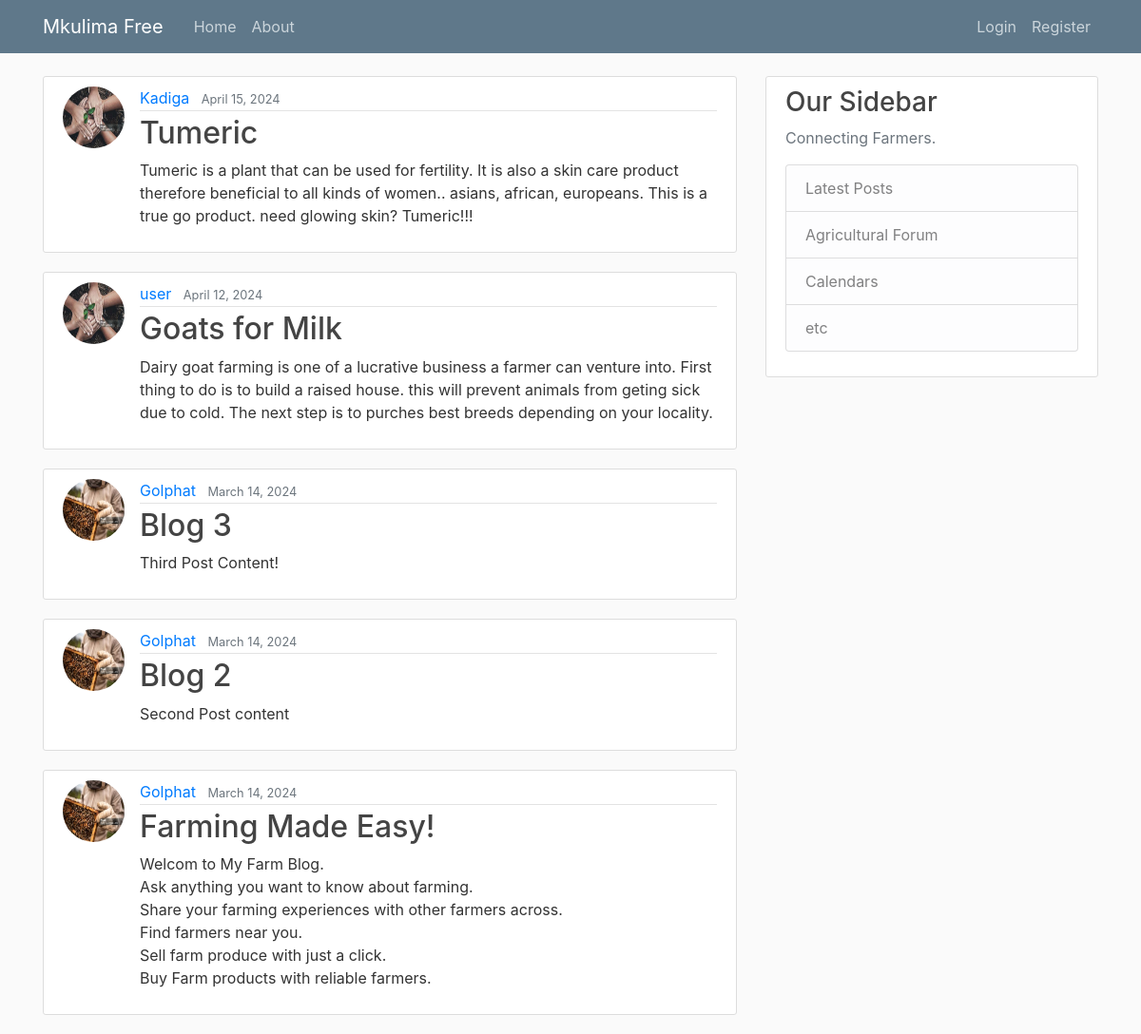
Before: / with the older database file.
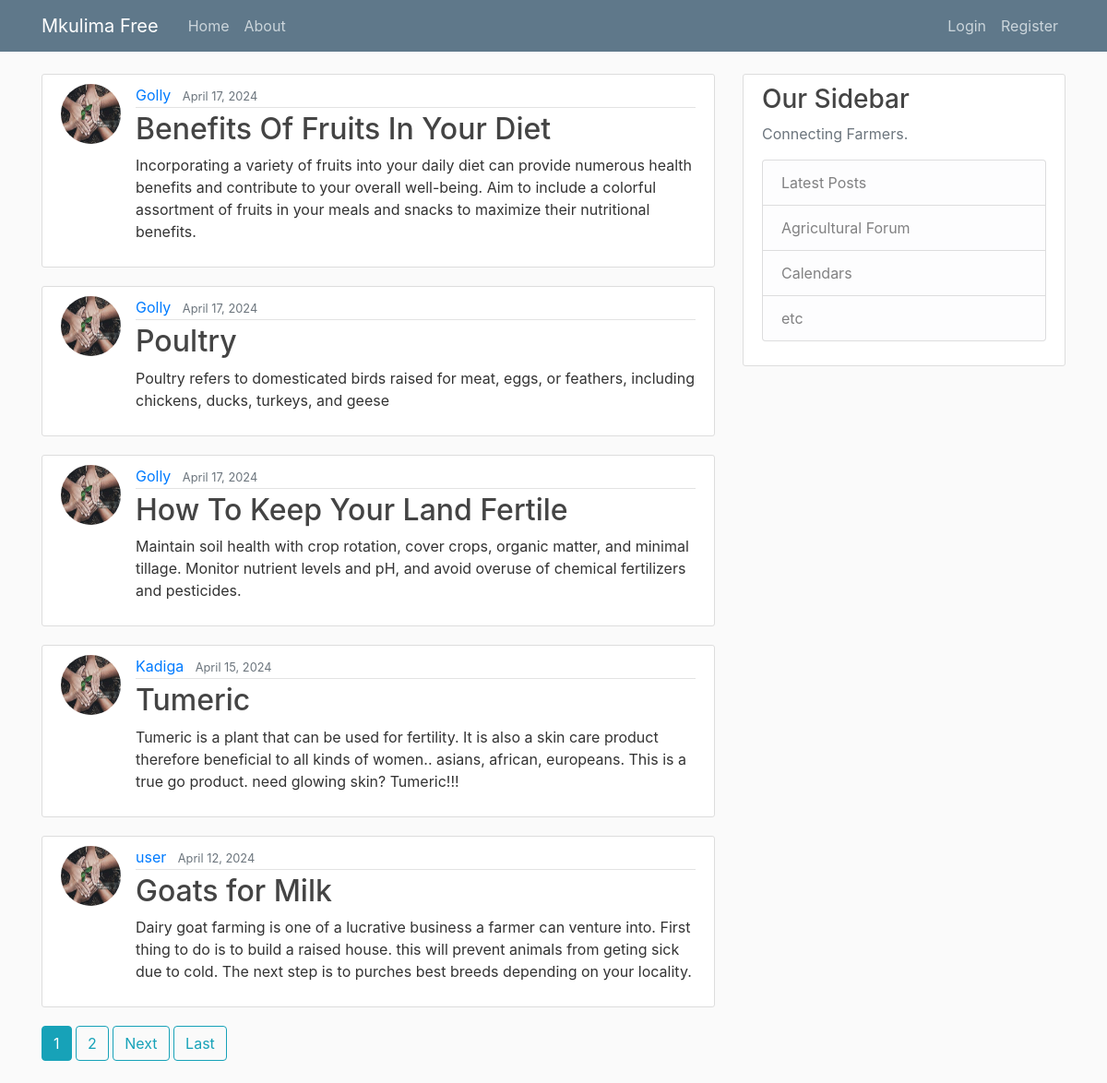
After: the same page with the newer database file.
### blog/models.py (models this page shows, shortened)
class Post(models.Model):
    title = models.CharField(max_length=100)
    content = models.TextField()
    date_posted = models.DateTimeField(default=timezone.now)
    author = models.ForeignKey(User, on_delete=models.CASCADE, related_name='blog_posts')

### users/models.py (models this page shows, shortened)
class Profile(models.Model):
    user = models.OneToOneField(User, on_delete=models.CASCADE)
    image = models.ImageField(default='default.jpg', upload_to='profile_pics')

### blog/views.py (the view)
# urls.py: path('', PostListView.as_view(), name='blog-home'),
class PostListView(ListView):
    model = Post
    template_name = 'blog/home.html'
    context_object_name = 'posts'
    ordering = ['-date_posted']
    paginate_by = 5

### blog/templates/blog/home.html (shortened to what this page needs)
{% extends "blog/base.html" %}
{% block content %}
    {% for post in posts %}
        <article class="media content-section">
          <img class="rounded-circle article-img" src="{{ post.author.profile.image.url }}">
          <div class="media-body">
            <div class="article-metadata">
              <a class="mr-2" href="{% url 'user-posts' post.author.username %}">{{ post.author }}</a>
              <small class="text-muted">{{ post.date_posted|date:"F d, Y" }}</small>
            </div>
            <h2><a class="article-title" href="{% url 'post-detail' post.id %}">{{ post.title }}</a></h2>
            <p class="article-content">{{ post.content }}</p>
          </div>
        </article>
    {% endfor %}
    {% if is_paginated %}
      {% for num in page_obj.paginator.page_range %}
        {% if page_obj.number == num %}
          <a class="btn btn-info mb-4" href="?page={{ num }}">{{ num }}</a>
        {% elif num > page_obj.number|add:'-3' and num < page_obj.number|add:'3' %}
          <a class="btn btn-outline-info mb-4" href="?page={{ num }}">{{ num }}</a>
        {% endif %}
      {% endfor %}
      {% if page_obj.has_next %}
        <a class="btn btn-outline-info mb-4" href="?page={{ page_obj.next_page_number }}">Next</a>
        <a class="btn btn-outline-info mb-4" href="?page={{ page_obj.paginator.num_pages }}">Last</a>
      {% endif %}
    {% endif %}
{% endblock content %}

Changed rows visible on the page:
no longer on this page (row unchanged): Post: author.profile.image (picture), author "Golphat", date_posted "March 14, 2024", title "Blog 3", content "Third Post Content!"
no longer on this page (row unchanged): Post: author.profile.image (picture), author "Golphat", date_posted "March 14, 2024", title "Blog 2", content "Second Post content"
no longer on this page (row unchanged): Post: author.profile.image (picture), author "Golphat", date_posted "March 14, 2024", title "Farming Made Easy!", content "Welcom to My Farm Blog. Ask anything you want to know about farming. Share your farming experiences with other farmers across. Find farmers near you. Sell farm produce with just a click. Buy Farm products with reliable farmers."
added Post: author.profile.image (placeholder picture), author "Golly", date_posted "April 17, 2024", title "Benefits Of Fruits In Your Diet", content "Incorporating a variety of fruits into your daily diet can provide numerous health benefits and contribute to your overall well-being. Aim to include a colorful assortment of fruits in your meals and snacks to maximize their nutritional benefits."
added Post: author.profile.image (placeholder picture), author "Golly", date_posted "April 17, 2024", title "Poultry", content "Poultry refers to domesticated birds raised for meat, eggs, or feathers, including chickens, ducks, turkeys, and geese"
added Post: author.profile.image (placeholder picture), author "Golly", date_posted "April 17, 2024", title "How To Keep Your Land Fertile", content "Maintain soil health with crop rotation, cover crops, organic matter, and minimal tillage. Monitor nutrient levels and pH, and avoid overuse of chemical fertilizers and pesticides."
Other visible differences:
new list line: "1"
new list line: "2"
text now shown: "Next Last"
